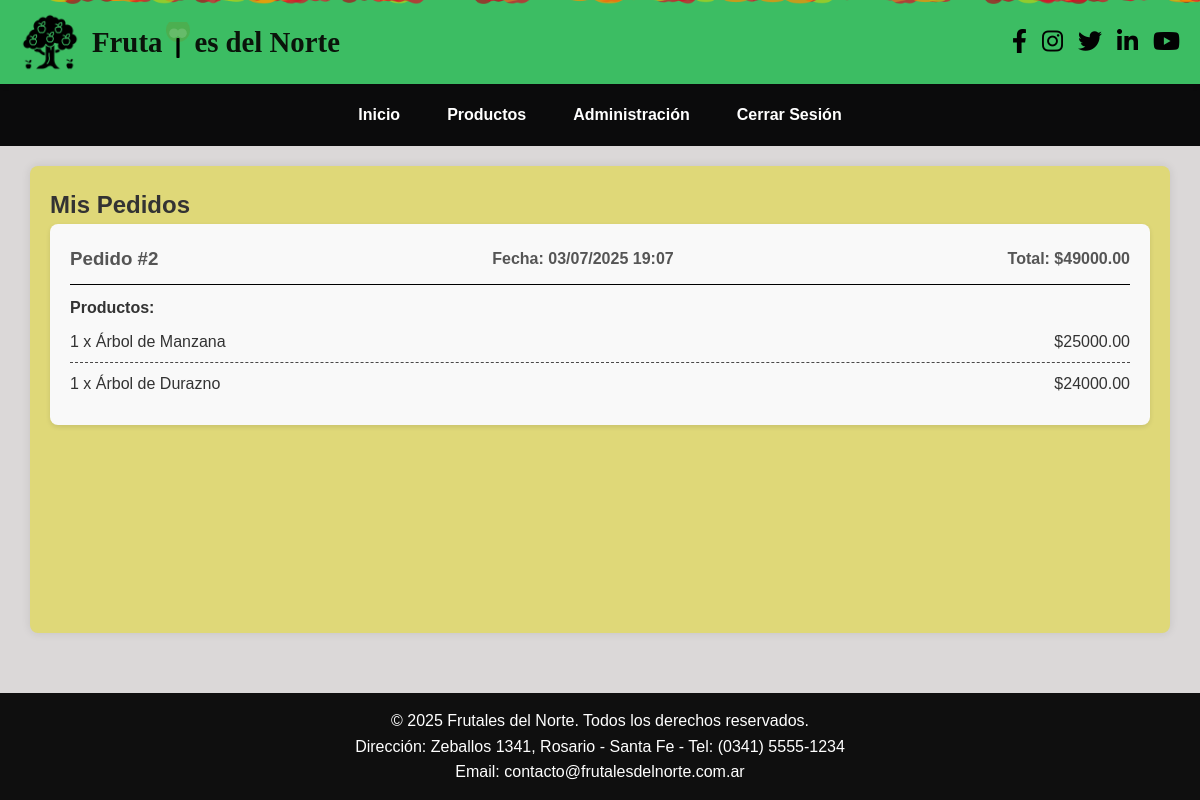
The page /mis_pedidos (signed in) on the database its author committed.
### app.py (models this page shows, shortened)
class Pedido(db.Model):
    id = db.Column(db.Integer, primary_key=True)
    fecha_pedido = db.Column(db.DateTime, nullable=False, default=datetime.now(UTC))
    total = db.Column(db.Float, nullable=False)
    user_id = db.Column(db.Integer, db.ForeignKey('usuario.id'), nullable=False)
    estado = db.Column(db.String(50), nullable=False, default='Pendiente')
    items = db.relationship('DetallePedido', backref='pedido_asociado', lazy=True, cascade="all, delete-orphan")

class DetallePedido(db.Model):
    id = db.Column(db.Integer, primary_key=True)
    cantidad = db.Column(db.Integer, nullable=False)
    precio_unitario = db.Column(db.Float, nullable=False)
    pedido_id = db.Column(db.Integer, db.ForeignKey('pedido.id', ondelete='CASCADE'), nullable=False)
    producto_id = db.Column(db.Integer, db.ForeignKey('producto.id'), nullable=False)
    def to_dict(self):
        producto_nombre = 'Producto Desconocido'
        if self.producto_del_detalle:
            producto_nombre = self.producto_del_detalle.nombre
            logging.debug(f"DetallePedido.to_dict: Producto encontrado por backref: {producto_nombre}")
        logging.debug(f"DetallePedido.to_dict: Devolviendo nombre_producto: {producto_nombre}")
        return {
            'id': self.id,
            'cantidad': self.cantidad,
            'precio_unitario': self.precio_unitario,
            'producto_id': self.producto_id,
            'nombre_producto': producto_nombre
        }

class Producto(db.Model):
    id = db.Column(db.Integer, primary_key=True)
    nombre = db.Column(db.String(100), nullable=False)
    precio = db.Column(db.Float, nullable=False)
    imagen = db.Column(db.String(100))
    stock = db.Column(db.Integer, default=0, nullable=False)
    detalle_pedidos_asociados = db.relationship('DetallePedido', backref='producto_del_detalle', lazy=True)

### app.py (the view)
@app.route('/mis_pedidos')
@login_required
def mis_pedidos():
    pedidos_usuario = Pedido.query.filter_by(user_id=current_user.id).options(
        selectinload(Pedido.items).selectinload(DetallePedido.producto_del_detalle)
    ).order_by(Pedido.fecha_pedido.desc()).all()
    logging.debug("\n--- DEBUG: Datos de Pedidos (antes de renderizar) ---")
    for pedido in pedidos_usuario:
        logging.debug(f"Pedido ID: {pedido.id}, Total: {pedido.total}")
        for item in pedido.items:
            item_dict = item.to_dict()
            logging.debug(f"  - Item Dict (para HTML): {item_dict}")
    logging.debug("--------------------------------------------------\n")
    return render_template('mis_pedidos.html', pedidos=pedidos_usuario, current_user=current_user)

### app.py (called while the page is built)
@login_manager.user_loader
def load_user(user_id):
    return Usuario.query.get(int(user_id))

### templates/mis_pedidos.html (shortened to what this page needs)
<!DOCTYPE html>
<html lang="es">
<head>
    <link rel="stylesheet" href="{{ url_for('static', filename='css/style.css') }}">
    <link rel="stylesheet" href="https://cdnjs.cloudflare.com/ajax/libs/font-awesome/6.4.0/css/all.min.css" />
</head>
<body>
    <header>
        <div class="frutas-animadas"></div>
        <div class="logo-title">
            <img src="{{ url_for('static', filename='img/icono.png') }}" alt="Logo de la empresa">
            <h1 class="empresa-nombre">
                Fruta
                es del Norte
            </h1>
        </div>
        <div class="social-icons">
            <a href="#"><i class="fab fa-facebook-f"></i></a>
            <a href="#"><i class="fab fa-instagram"></i></a>
            <a href="#"><i class="fab fa-twitter"></i></a>
            <a href="#"><i class="fab fa-linkedin-in"></i></a>
            <a href="#"><i class="fab fa-youtube"></i></a>
        </div>
    </header>
    <nav>
        <a href="{{ url_for('index') }}">Inicio</a>
        <a href="{{ url_for('productos') }}">Productos</a>
        {% if current_user.is_authenticated %}
            {% if current_user.rol == 'admin' %}
                <a href="{{ url_for('admin_page') }}">Administración</a>
            {% else %}
                <a href="{{ url_for('carrito') }}">Carrito</a>
                <a href="{{ url_for('mis_pedidos') }}">Mis Pedidos</a>
            {% endif %}
            <a href="{{ url_for('logout') }}">Cerrar Sesión</a>
        {% else %}
            <a href="{{ url_for('login') }}">Login</a>
            <a href="{{ url_for('registro') }}">Registro</a>
        {% endif %}
    </nav>
    <main class="main-container">
        <h2>Mis Pedidos</h2>
        {% if pedidos %}
            {% for pedido in pedidos %}
                <div class="pedido-item">
                    <div class="pedido-header">
                        <h3>Pedido #{{ pedido.id }}</h3>
                        <span>Fecha: {{ pedido.fecha_pedido.strftime('%d/%m/%Y %H:%M') }}</span>
                        <span>Total: ${{ '%.2f'|format(pedido.total) }}</span>
                    </div>
                    <div class="pedido-items">
                        <h4>Productos:</h4>
                        <ul>
                            {% for item_detalle in pedido.items %}
                                <li>
                                    <span>
                                        {{ item_detalle.cantidad }} x
                                        {{ item_detalle.producto_del_detalle.nombre if item_detalle.producto_del_detalle else 'Producto no disponible' }}
                                    </span>
                                    <span>${{ '%.2f'|format(item_detalle.precio_unitario * item_detalle.cantidad) }}</span>
                                </li>
                            {% endfor %}
                        </ul>
                    </div>
                </div>
            {% endfor %}
        {% else %}
            <div class="no-pedidos">
                <p>Aún no has realizado ningún pedido.</p>
                <p>¡Explora nuestros <a href="{{ url_for('productos') }}">productos</a> para empezar!</p>
            </div>
        {% endif %}
    </main>
    <footer>
        <p>&copy; 2025 Frutales del Norte. Todos los derechos reservados.</p>
        <p>Dirección: Zeballos 1341, Rosario - Santa Fe - Tel: (0341) 5555-1234</p>
        <p>Email: contacto@frutalesdelnorte.com.ar</p>
    </footer>
</body>
</html>

### static/css/style.css (style rules this page uses)
* { margin: 0; padding: 0; box-sizing: border-box; }
body { font-family: Arial, sans-serif; line-height: 1.6; background-color: #dbd8d8; color: #333; display: flex; flex-direction: column; min-height: 100vh; }
main { flex-grow: 1; width: 100%; }
header { display: flex; justify-content: space-between; align-items: center; background-color: #3cbd63; color: white; padding: 12px 20px; box-shadow: 0 2px 5px rgba(0, 0, 0, 0.1); position: relative; overflow: hidden; z-index: 1; }
.logo-title { display: flex; align-items: center; gap: 12px; position: relative; z-index: 2; }
.logo-title img { max-height: 60px; width: auto; object-fit: contain; }
.empresa-nombre { font-size: 1.8rem; color: #0a130a; font-weight: bold; font-family: 'Georgia', serif; display: flex; align-items: center; }
.letra-arbol { display: inline-block; vertical-align: middle; margin: 0 2px; }
.social-icons { display: flex; gap: 15px; align-items: center; position: relative; z-index: 2; }
.social-icons a { text-decoration: none; color: rgb(2, 2, 2); font-size: 24px; transition: color 0.3s; }
nav { background-color: #0b0b0c; display: flex; justify-content: center; gap: 15px; padding: 10px 0; }
nav a { color: white; text-decoration: none; font-weight: bold; padding: 8px 16px; transition: background-color 0.3s; }
main { max-width: 1300px; width: 95%; margin: 20px auto; padding: 20px; background-color: rgb(223, 216, 120); border-radius: 8px; box-shadow: 0 0 10px rgba(0, 0, 0, 0.1); flex-grow: 1; }
footer { background-color: #0f0f0f; color: white; text-align: center; padding: 15px; width: 100%; margin-top: 40px; }
.pedido-item { background-color: #f9f9f9; margin-bottom: 20px; padding: 20px; border-radius: 8px; box-shadow: 0 2px 5px rgba(0,0,0,0.1); }
.pedido-header { display: flex; justify-content: space-between; flex-wrap: wrap; align-items: center; border-bottom: 1px solid #000000; padding-bottom: 10px; margin-bottom: 10px; gap: 10px; }
.pedido-header h3 { margin: 0; color: #555; }
.pedido-header span { font-weight: bold; color: #555; }
.pedido-items ul { list-style: none; padding: 0; margin: 0; }
.pedido-items li { padding: 8px 0; border-bottom: 1px dashed #494848; display: flex; justify-content: space-between; }
.pedido-items li:last-child { border-bottom: none; }
.frutas-animadas { position: absolute; top: 0; left: 0; width: 100%; height: 100%; pointer-events: none; z-index: 0; overflow: hidden; }

### rows shown on the page
Pedido: id "2", fecha_pedido "03/07/2025 19:07", total "49000.00"
DetallePedido: cantidad "1", producto_del_detalle "Árbol de Manzana", item_detalle.precio_unitario*item_detalle.cantidad "25000.00"
DetallePedido: cantidad "1", producto_del_detalle "Árbol de Durazno", item_detalle.precio_unitario*item_detalle.cantidad "24000.00"
